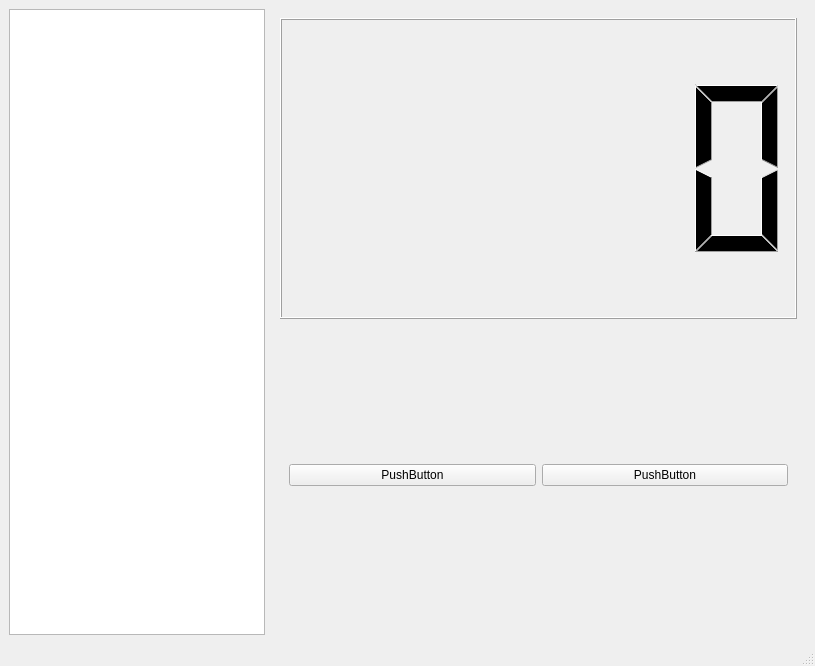
<?xml version="1.0" encoding="UTF-8"?>
<ui version="4.0">
 <class>MainWindow</class>
 <widget class="QMainWindow" name="MainWindow">
  <property name="geometry">
   <rect>
    <x>0</x>
    <y>0</y>
    <width>815</width>
    <height>666</height>
   </rect>
  </property>
  <property name="windowTitle">
   <string>MainWindow</string>
  </property>
  <widget class="QWidget" name="centralwidget">
   <layout class="QFormLayout" name="formLayout">
    <item row="0" column="0">
     <widget class="QTextBrowser" name="TB_result_ofCircle">
      <property name="enabled">
       <bool>true</bool>
      </property>
     </widget>
    </item>
    <item row="0" column="1">
     <widget class="QWidget" name="widget_main" native="true">
      <property name="enabled">
       <bool>true</bool>
      </property>
      <layout class="QGridLayout" name="gridLayout_2">
       <item row="0" column="0">
        <widget class="QLCDNumber" name="lcdNumber"/>
       </item>
       <item row="1" column="0">
        <widget class="QWidget" name="widget_button" native="true">
         <layout class="QGridLayout" name="gridLayout_3">
          <item row="0" column="0">
           <widget class="QPushButton" name="PB_start_and_stop">
            <property name="text">
             <string>PushButton</string>
            </property>
           </widget>
          </item>
          <item row="0" column="1">
           <widget class="QPushButton" name="PB_reset_and_circle">
            <property name="text">
             <string>PushButton</string>
            </property>
           </widget>
          </item>
         </layout>
        </widget>
       </item>
      </layout>
     </widget>
    </item>
   </layout>
  </widget>
  <widget class="QMenuBar" name="menubar">
   <property name="geometry">
    <rect>
     <x>0</x>
     <y>0</y>
     <width>815</width>
     <height>26</height>
    </rect>
   </property>
  </widget>
  <widget class="QStatusBar" name="statusbar"/>
 </widget>
 <resources/>
 <connections/>
</ui>
